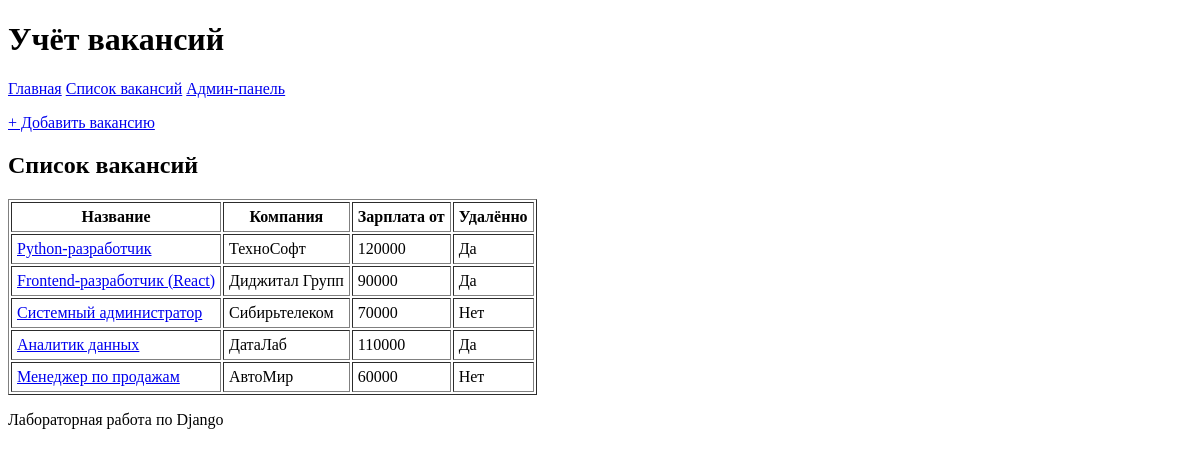
/vacancies/, run on an earlier commit of the app's database.
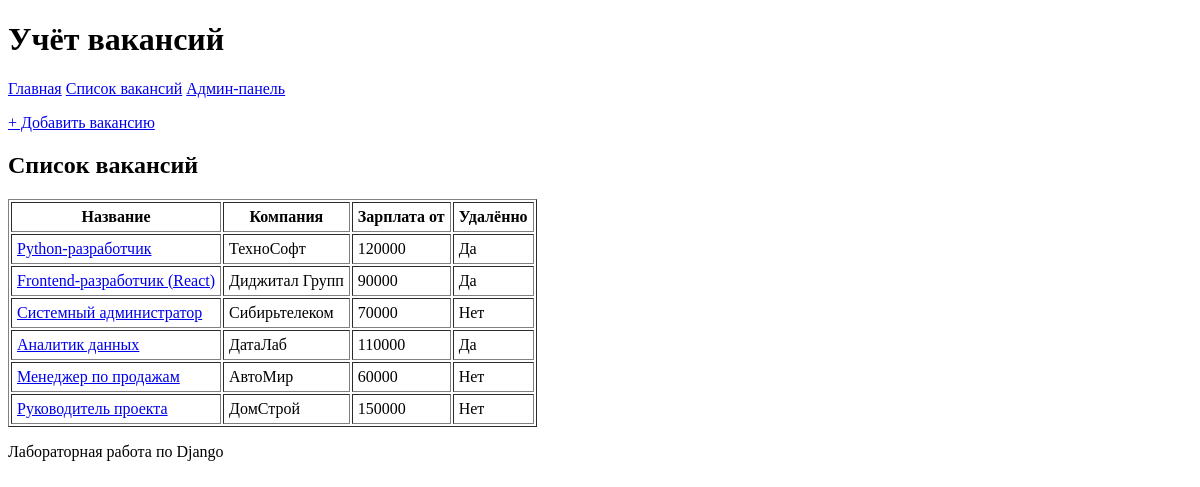
And on a later commit of the database.
### core/models.py (models this page shows, shortened)
class Vacancy(models.Model):
  title = models.CharField(max_length=200)
  company = models.CharField(max_length=150)
  salary_from = models.PositiveIntegerField()
  is_remote = models.BooleanField(default=False)

### core/views.py (the view)
# urls.py: path("vacancies/", views.VacancyListView.as_view(), name="vacancy_list"),
class VacancyListView(ListView):
  model = Vacancy
  template_name = "core/vacancy_list.html"
  context_object_name = "vacancies"

### core/templates/core/vacancy_list.html (shortened to what this page needs)
{% extends "core/base.html" %}
{% block content %}
    <p><a href="{% url 'vacancy_add' %}">+ Добавить вакансию</a></p>
    <h2>Список вакансий</h2>
    <table border="1" cellpadding="5">
        <tr>
            <th>Название</th>
            <th>Компания</th>
            <th>Зарплата от</th>
            <th>Удалённо</th>
        </tr>
        {% for vacancy in vacancies %}
        <tr>
            <td><a href="/vacancies/{{ vacancy.pk }}/">{{ vacancy.title }}</a></td>
            <td>{{ vacancy.company }}</td>
            <td>{{ vacancy.salary_from }}</td>
            <td>{% if vacancy.is_remote %}Да{% else %}Нет{% endif %}</td>
        </tr>
        {% endfor %}
    </table>
{% endblock %}

### core/templates/core/base.html (shortened to what this page needs)
{% load static %}
<!DOCTYPE html>
<html lang="ru">
<head>
</head>
<body>
    <header>
        <h1>Учёт вакансий</h1>
        <nav>
            <a href="{% url 'home' %}">Главная</a>
            <a href="/vacancies/">Список вакансий</a>
            <a href="/admin/">Админ-панель</a>
        </nav>
    </header>
    <main>
        {% block content %}
        {% endblock %}
    </main>
    <footer>
        <p>Лабораторная работа по Django</p>
    </footer>
</body>
</html>

What changed in the data, as far as the page shows it:
added Vacancy: title "Руководитель проекта", company "ДомСтрой", salary_from "150000", is_remote "Нет"
